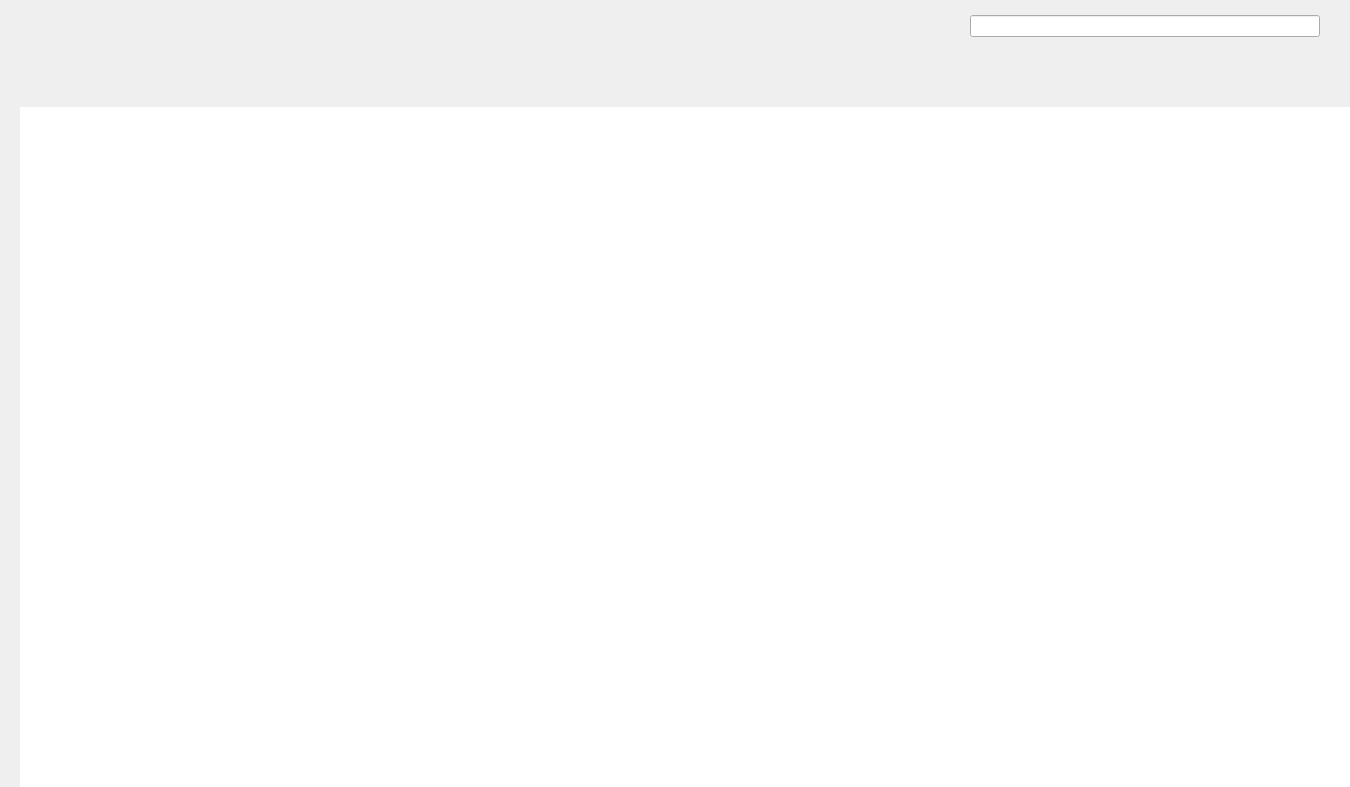
<?xml version="1.0" encoding="UTF-8"?>
<ui version="4.0">
 <class>HomePageWidget</class>
 <widget class="QWidget" name="HomePageWidget">
  <property name="geometry">
   <rect>
    <x>0</x>
    <y>0</y>
    <width>1350</width>
    <height>787</height>
   </rect>
  </property>
  <property name="maximumSize">
   <size>
    <width>1350</width>
    <height>787</height>
   </size>
  </property>
  <property name="windowTitle">
   <string>Form</string>
  </property>
  <layout class="QVBoxLayout" name="verticalLayout">
   <property name="spacing">
    <number>0</number>
   </property>
   <property name="leftMargin">
    <number>0</number>
   </property>
   <property name="topMargin">
    <number>0</number>
   </property>
   <property name="rightMargin">
    <number>0</number>
   </property>
   <property name="bottomMargin">
    <number>0</number>
   </property>
   <item>
    <widget class="QWidget" name="selectSearchBox" native="true">
     <property name="minimumSize">
      <size>
       <width>0</width>
       <height>107</height>
      </size>
     </property>
     <property name="maximumSize">
      <size>
       <width>16777215</width>
       <height>107</height>
      </size>
     </property>
     <property name="styleSheet">
      <string notr="true"/>
     </property>
     <layout class="QHBoxLayout" name="horizontalLayout">
      <property name="spacing">
       <number>0</number>
      </property>
      <property name="leftMargin">
       <number>0</number>
      </property>
      <property name="topMargin">
       <number>0</number>
      </property>
      <property name="rightMargin">
       <number>30</number>
      </property>
      <property name="bottomMargin">
       <number>0</number>
      </property>
      <item>
       <widget class="QWidget" name="selectBox" native="true">
        <property name="minimumSize">
         <size>
          <width>0</width>
          <height>100</height>
         </size>
        </property>
        <property name="maximumSize">
         <size>
          <width>16777215</width>
          <height>100</height>
         </size>
        </property>
        <property name="styleSheet">
         <string notr="true">QPushButton
{
font-family: 微软雅⿊; /*设置字体家族*/
font-size: 16px; /*字体⼤⼩*/
border : none; /*去除按钮边框*/
border-radius : 13px; /*设置圆⻆效果*/
}</string>
        </property>
        <layout class="QVBoxLayout" name="verticalLayout_2">
         <item>
          <widget class="QWidget" name="classify" native="true">
           <property name="minimumSize">
            <size>
             <width>0</width>
             <height>50</height>
            </size>
           </property>
           <property name="maximumSize">
            <size>
             <width>16777215</width>
             <height>50</height>
            </size>
           </property>
           <property name="styleSheet">
            <string notr="true">QPushButton
{
font-weight : bold; /*字体加粗*/
}</string>
           </property>
           <layout class="QHBoxLayout" name="horizontalLayout_2">
            <item>
             <layout class="QHBoxLayout" name="classifyHLayout"/>
            </item>
            <item>
             <spacer name="horizontalSpacer">
              <property name="orientation">
               <enum>Qt::Orientation::Horizontal</enum>
              </property>
              <property name="sizeHint" stdset="0">
               <size>
                <width>941</width>
                <height>7</height>
               </size>
              </property>
             </spacer>
            </item>
           </layout>
          </widget>
         </item>
         <item>
          <widget class="QWidget" name="labels" native="true">
           <property name="minimumSize">
            <size>
             <width>0</width>
             <height>50</height>
            </size>
           </property>
           <property name="maximumSize">
            <size>
             <width>16777215</width>
             <height>50</height>
            </size>
           </property>
           <property name="styleSheet">
            <string notr="true"/>
           </property>
           <layout class="QHBoxLayout" name="horizontalLayout_3">
            <item>
             <layout class="QHBoxLayout" name="labelHLayout"/>
            </item>
            <item>
             <spacer name="horizontalSpacer_2">
              <property name="orientation">
               <enum>Qt::Orientation::Horizontal</enum>
              </property>
              <property name="sizeHint" stdset="0">
               <size>
                <width>941</width>
                <height>7</height>
               </size>
              </property>
             </spacer>
            </item>
           </layout>
          </widget>
         </item>
        </layout>
       </widget>
      </item>
      <item>
       <widget class="QWidget" name="searchBox" native="true">
        <property name="minimumSize">
         <size>
          <width>350</width>
          <height>100</height>
         </size>
        </property>
        <property name="maximumSize">
         <size>
          <width>350</width>
          <height>100</height>
         </size>
        </property>
        <property name="styleSheet">
         <string notr="true">QPushButton
{
font-family: 微软雅⿊; /*设置字体家族*/
font-size: 16px; /*字体⼤⼩*/
border : none; /*去除按钮边框*/
border-radius : 13px; /*设置圆⻆效果*/
}</string>
        </property>
        <layout class="QVBoxLayout" name="verticalLayout_3">
         <property name="spacing">
          <number>0</number>
         </property>
         <property name="leftMargin">
          <number>0</number>
         </property>
         <property name="topMargin">
          <number>12</number>
         </property>
         <property name="rightMargin">
          <number>0</number>
         </property>
         <property name="bottomMargin">
          <number>0</number>
         </property>
         <item>
          <widget class="SearchLineEdit" name="search"/>
         </item>
         <item>
          <spacer name="verticalSpacer">
           <property name="orientation">
            <enum>Qt::Orientation::Vertical</enum>
           </property>
           <property name="sizeHint" stdset="0">
            <size>
             <width>20</width>
             <height>71</height>
            </size>
           </property>
          </spacer>
         </item>
        </layout>
       </widget>
      </item>
     </layout>
    </widget>
   </item>
   <item>
    <widget class="QWidget" name="videoBox" native="true">
     <property name="styleSheet">
      <string notr="true"/>
     </property>
     <layout class="QVBoxLayout" name="verticalLayout_4">
      <property name="spacing">
       <number>0</number>
      </property>
      <property name="leftMargin">
       <number>20</number>
      </property>
      <property name="topMargin">
       <number>0</number>
      </property>
      <property name="rightMargin">
       <number>0</number>
      </property>
      <property name="bottomMargin">
       <number>0</number>
      </property>
      <item>
       <widget class="QScrollArea" name="videoScroll">
        <property name="enabled">
         <bool>true</bool>
        </property>
        <property name="styleSheet">
         <string notr="true">#videoScroll{
border : none;
}
QScrollBar:vertical{ /*垂直滚动条*/
border : none;
background-color : #FFFFFF;
width : 10px;
}
QScrollBar::handle:vertical{ /*设置垂直滚动条⼿柄*/
border : none;
border-radius : 5px;
background-color : #E8E8E8;
min-height: 134px;
}
QScrollBar::up-arrow:vertical, QScrollBar::down-arrow:vertical {
border:none;
width: 0px;
height: 0px;
}</string>
        </property>
        <property name="horizontalScrollBarPolicy">
         <enum>Qt::ScrollBarPolicy::ScrollBarAlwaysOff</enum>
        </property>
        <property name="widgetResizable">
         <bool>true</bool>
        </property>
        <widget class="QWidget" name="scrollAreaWidgetContents">
         <property name="geometry">
          <rect>
           <x>0</x>
           <y>0</y>
           <width>1330</width>
           <height>680</height>
          </rect>
         </property>
         <property name="styleSheet">
          <string notr="true">#scrollAreaWidgetContents{
background-color:#FFFFFF;
}</string>
         </property>
         <layout class="QVBoxLayout" name="verticalLayout_5">
          <property name="spacing">
           <number>20</number>
          </property>
          <property name="leftMargin">
           <number>0</number>
          </property>
          <property name="topMargin">
           <number>0</number>
          </property>
          <property name="rightMargin">
           <number>30</number>
          </property>
          <property name="bottomMargin">
           <number>0</number>
          </property>
          <item>
           <layout class="QGridLayout" name="videoGLayout"/>
          </item>
         </layout>
        </widget>
       </widget>
      </item>
     </layout>
    </widget>
   </item>
  </layout>
 </widget>
 <customwidgets>
  <customwidget>
   <class>SearchLineEdit</class>
   <extends>QLineEdit</extends>
   <header location="global">searchlineedit.h</header>
  </customwidget>
 </customwidgets>
 <resources/>
 <connections/>
</ui>
